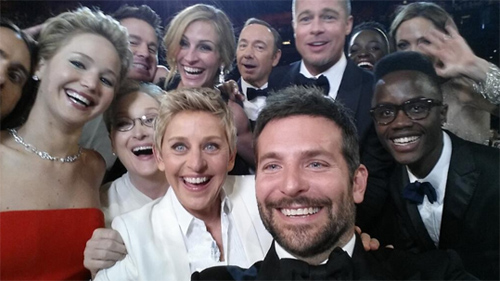
#> input picture face/60.jpg, 500 x 281 px; its folder holds only this picture in this run
$ python '얼굴 인식 여러명.py'
#> lines starting #> are read from the running program, lines starting #| are printed output that depends on the picture; after the words box and inside, x2 and y2 are one past the last pixel; in counts of white or black regions, pixels touching at a corner belong together
import cv2, numpy as np

def preprocessing(no):    # 검출 전처리 수행
#> called with no = 60
    image = cv2.imread('face/%2d.jpg' %no, cv2.IMREAD_COLOR)    # 원본 사진 no 불러옴
#> image is the input picture: shape (281, 500, 3); mean B, G, R 93.9, 92.4, 104.3
    if image is None: return None, None    # 이미지가 없으면 반환 x
    gray = cv2.cvtColor(image, cv2.COLOR_BGR2GRAY)  # 명암도 영상 변환 (특징을 쉽게 잡기 위해)
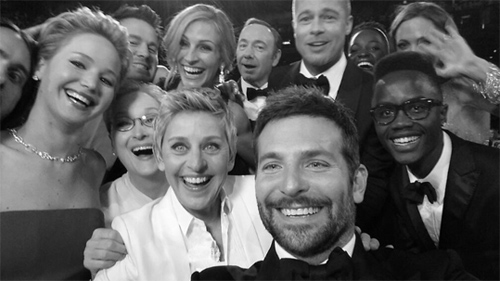
#> gray: shape (281, 500); min 0, max 255, mean 96.1
    gray = cv2.equalizeHist(gray)  # 히스토그램 평활화
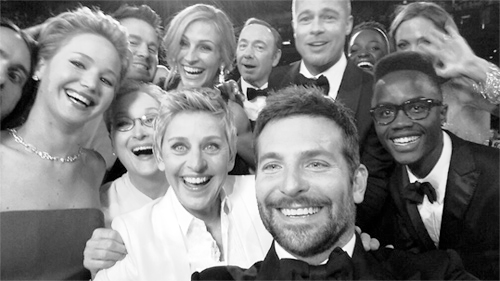
#> gray: shape (281, 500); min 0, max 255, mean 128.1
    return image, gray    # 원본 영상, 명암도 영항 반환

face_cascade = cv2.CascadeClassifier("haarcascade_frontalface_alt2.xml")    # 정면얼굴 검출기
eye_cascade = cv2.CascadeClassifier("haarcascade_eye.xml")  # 눈 검출기
image, gray = preprocessing(60)  # 전처리 수행
if image is None: raise Exception("영상 파일 읽기 에러")    # 이미지가 없을 때 프린트값

faces = face_cascade.detectMultiScale(gray, 1.15, 1, 0, (10, 10))    # 얼굴 검출
#> faces = [[228, 27, 47, 47], [165, 24, 56, 56], [108, 97, 65, 65], [290, 0, 52, 52], [156, 115, 80, 80], [34, 39, 70, 70], [362, 77, 81, 81], [374, 142, 70, 70], [238, 120, 113, 113]]
                  # detectMultiScale(image, 영상크기감소, 이웃 후보사각형 개수, 과거 함수에서 사용하던 flag, 가능한 객체 최소 크기
                  # 영상 크기 감소는 작을수록 많은 사람 골라냄(대신 느림?), 이웃 후보사각형도 작을수록 많이 골라냄
for (x, y, w, h) in faces:    # 얼굴이 검출된다면(값중에 하나라도 가져올 수 있다면...............?)
    cv2.rectangle(image, (x, y), (x+w, y+h), (255, 0, 0), 2)  # 얼굴 검출 사각형 그리기
    face_image = image[y:y + h, x:x + w]  # 얼굴 영역 영상 가져오기
    eyes = eye_cascade.detectMultiScale(face_image, 1.1, 7, 0, (7, 7))  # 눈 검출 수행
    for (ex, ey, ew, eh) in eyes:    # 눈과 관련된것은 ex, ey, ew, eh라고 이름 붙임
        center = (x + ex + ew // 2, y + ey + eh // 2)     # 눈 중심 좌표
        cv2.circle(image, center, 8, (0, 255, 0), 2)  # 눈 중심에 원 그리기 10 = 반지름
#> this loop made 9 passes
#> (x, y, w, h, eyes) on passes 4, 5, 9: (290, 0, 52, 52, [[27, 5, 23, 23]]), (156, 115, 80, 80, [[43, 20, 23, 23]]), (238, 120, 113, 113, [[20, 33, 27, 27], [61, 30, 28, 28]])
#> pass 1, `face_image = image[y:y + h, x:x + w]`:
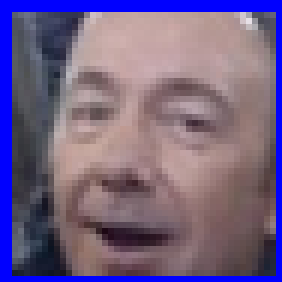
#> face_image: shape (47, 47, 3) (shown 6 times larger); mean B, G, R 132.1, 97.4, 114.7
#> pass 2, `face_image = image[y:y + h, x:x + w]`:
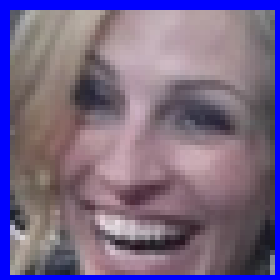
#> face_image: shape (56, 56, 3) (shown 5 times larger); mean B, G, R 134.4, 103.6, 120.1
#> pass 3, `face_image = image[y:y + h, x:x + w]`:
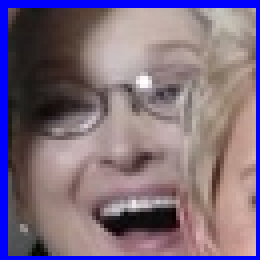
#> face_image: shape (65, 65, 3) (shown 4 times larger); mean B, G, R 127.7, 108.3, 126
#> after the loop:
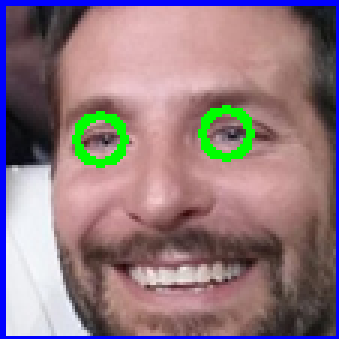
#> face_image: shape (113, 113, 3) (shown 3 times larger); mean B, G, R 127.6, 121.1, 144.7
#> after the loop:
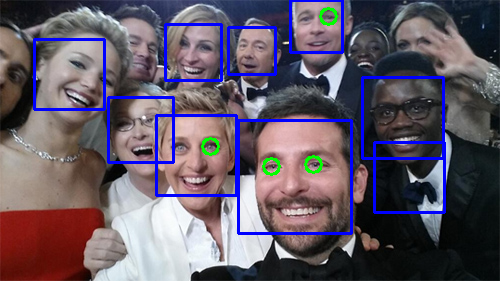
#> image: shape (281, 500, 3); 5.69% of pixels changed, all inside (x1, y1, x2, y2) = (33, 0, 446, 235)

cv2.imshow("image", image)
cv2.waitKey(0)
